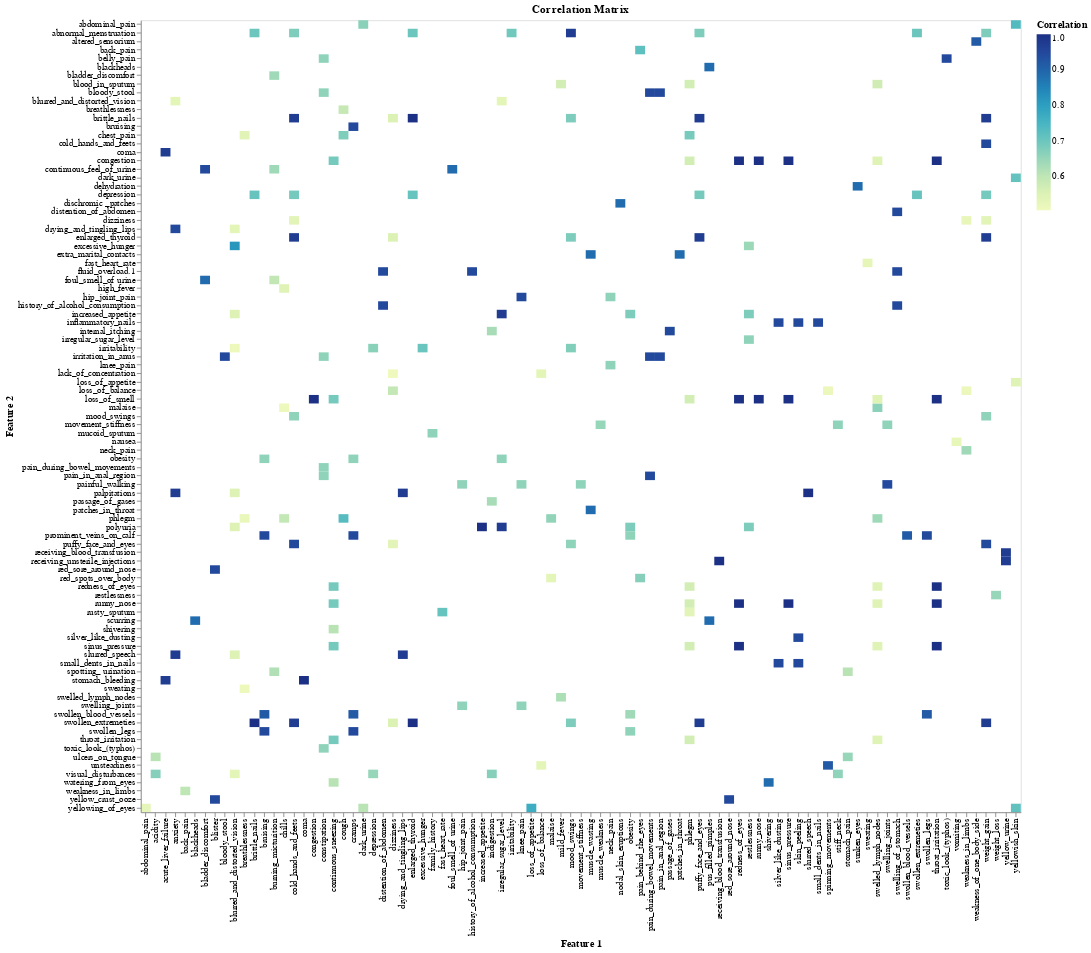

The notebook cell saved with this chart:
### Code cell
# prompt: Using dataframe corr_df: corr matrix using Correlation feature plot

import altair as alt

# Create the correlation matrix plot
alt.Chart(corr_df).mark_rect().encode(
    x='Feature 1',
    y='Feature 2',
    color='Correlation'
).properties(
    width=1000,
    height=900,
    title='Correlation Matrix'
)

### Figure 1 — Vega-Lite specification as saved in the notebook (floating-point values rounded to 4 significant figures; data arrays with more than 128 entries replaced by an {"elided": "..."} marker saying what was removed)
{"config": {"view": {"continuousWidth": 300, "continuousHeight": 300}}, "data": {"name": "data-56718e783b24fd93c358161832b4fc0f"}, "mark": {"type": "rect"}, "encoding": {"color": {"field": "Correlation", "type": "quantitative"}, "x": {"field": "Feature 1", "type": "nominal"}, "y": {"field": "Feature 2", "type": "nominal"}}, "height": 900, "title": "Correlation Matrix", "width": 1000, "$schema": "https://vega.github.io/schema/vega-lite/v5.20.1.json", "datasets": {"data-56718e783b24fd93c358161832b4fc0f": {"elided": "237 records"}}}
